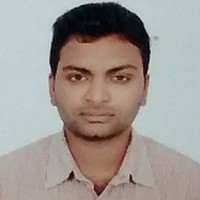
#> input picture Datasets/OpenCv-Python-Examples/Face detection/my-sir-image.jpeg, 200 x 200 px
$ jupyter execute Face-Detection.ipynb   (text cells are left out)
#> lines starting #> are read from the running program, lines starting #| are printed output that depends on the picture; after the words box and inside, x2 and y2 are one past the last pixel; in counts of white or black regions, pixels touching at a corner belong together
[cell 1]
# !pip install opencv-python

[cell 2]
import cv2

[cell 3]
face_cascade=cv2.CascadeClassifier('haarcascade_frontalface_default.xml')

[cell 4]
img=cv2.imread(r'my-sir-image.jpeg', cv2.COLOR_BGR2GRAY)
#> img is the input picture: shape (200, 200, 3); mean B, G, R 145.8, 150.8, 158
img

[cell 5]
cv2.imshow("image",img)  # open a new window to show the image
cv2.waitKey(0)          # if you want to close the image press 0
cv2.destroyAllWindows() # the window will be closed

[cell 6]
# all together
# we are reading an image
# we are showing the imgage
# we are applying a wait key
# we are closing the image
img=cv2.imread('my-sir-image.jpeg', cv2.COLOR_BGR2GRAY)

cv2.imshow("image",img)  # open a new window to show the image
cv2.waitKey(0)          # if you want to close the image press 0
cv2.destroyAllWindows()

[cell 7]
img=cv2.imread('my-sir-image.jpeg',
               cv2.COLOR_BGR2GRAY)

start_window=(40,40)
end_window= (120,160)
color=(0,0,255)
thikness=5
rec_image=cv2.rectangle(img,
              start_window,
              end_window,
              color,
              thikness)
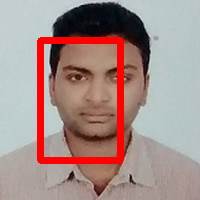
#> rec_image: shape (200, 200, 3); mean B, G, R 137.1, 141.5, 165

cv2.imshow("image",rec_image)

cv2.waitKey(0)
cv2.destroyAllWindows()

# This is the problem
# we need to provide correct values of start window and end window

[cell 8]
img=cv2.imread('my-sir-image.jpeg',cv2.COLOR_BGR2GRAY)
face_cascade=cv2.CascadeClassifier('haarcascade_frontalface_default.xml')
faces=face_cascade.detectMultiScale(img,1.1,4)
#> faces = [[39, 32, 118, 118]]
print(faces)
#| [[ 39  32 118 118]]
for (x,y,w,h) in faces:
    print(x,y)
    print(w,h)
    cv2.rectangle(img,(x,y),(x+w,y+h),(0,0,255),3)   # B G  R  Red Is ON
#> this loop made 1 pass
#| 39 32
#| 118 118
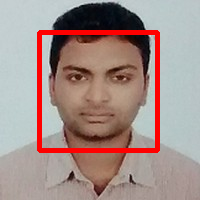
#> img: shape (200, 200, 3); 5.87% of pixels changed, all inside (x1, y1, x2, y2) = (37, 30, 160, 153)

[cell 9]
cv2.imshow('image',img)
cv2.waitKey(0)
cv2.destroyAllWindows()

[cell 10]
#face_cascade = cv2.CascadeClassifier(cv2.data.haarcascades + 'haarcascade_frontalface_default.xml')
#eye_cascade = cv2.CascadeClassifier(cv2.data.haarcascades + 'haarcascade_eye.xml')

[cell 11]
cap=cv2.VideoCapture(0)
face_cascade=cv2.CascadeClassifier('haarcascade_frontalface_default.xml')
while cap.isOpened():
    has_frame,frame=cap.read()
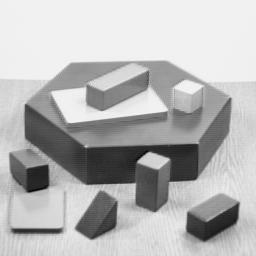
#> input picture Datasets/OpenCv-Python-Examples/images/blox.jpg, 256 x 256 px, given in place of the camera
#> frame is the input picture: shape (256, 256, 3); min 0, max 252, mean 182.8
    imag=cv2.cvtColor(frame,cv2.COLOR_BGR2GRAY)
    faces=face_cascade.detectMultiScale(frame,1.1,4)
#> faces = ()
    for (x,y,w,h) in faces:
        cv2.rectangle(imag,(x,y),(x+h,y+w),(255,0,0),3)
#> this loop made 0 passes
    cv2.imshow('image',imag)
    if cv2.waitKey(1) & 0xFF== ord('q'):
#> (key q is pressed here)
        break
cap.release()
cv2.destroyAllWindows()

[cell 12]
import cv2
eye_cascade=cv2.CascadeClassifier('haarcascade_eye.xml')
face_cascade=cv2.CascadeClassifier('haarcascade_frontalface_default.xml')

[cell 13]
img=cv2.imread('C:\\Users\\omkar\\OneDrive\\Documents\\Data science\\Naresh IT\\Data science\\Batch-1_May3\\DL\\Python codes\\my.jpg',
               cv2.COLOR_BGR2GRAY)

[cell 14]
cap=cv2.VideoCapture(0)
while True:
    has_frame,frame=cap.read()
    gray=cv2.cvtColor(frame,cv2.COLOR_BGR2GRAY)
    faces=face_cascade.detectMultiScale(gray,1.3,5)
    for (x,y,w,h) in faces:
        cv2.rectangle(frame,(x,y),(x+w,y+h),(255,0,0),2)
        roi_gray=gray[y:y+h,x:x+w] #region of the image
        roi_color=frame[y:y+h,x:x+w]
        eyes=eye_cascade.detectMultiScale(roi_gray)
        for (e_x,e_y,e_w,e_h) in eyes:
            cv2.rectangle(roi_color,(e_x,e_y),(e_x+e_w,e_y+e_h),(0,255,0),2)
    cv2.imshow('imag',frame)
    if cv2.waitKey(1) & 0xFF==ord('q'):
#> (key q is pressed here)
        break
cap.release()
cv2.destroyAllWindows()

[cell 15]
import cv2

width = 800
height = 400

# load the image, resize it, and convert it to grayscale
image = cv2.imread("Car_Plate.jpg")
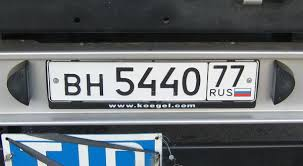
#> input picture Datasets/OpenCv-Python-Examples/Face detection/Car_Plate.jpg, 303 x 166 px
#> image is the input picture: shape (166, 303, 3); mean B, G, R 112.4, 108.2, 102.3
image = cv2.resize(image, (width, height))
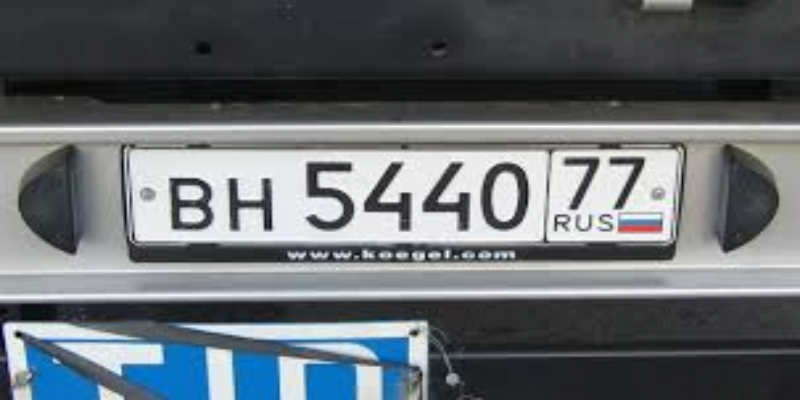
#> image: shape (400, 800, 3); mean B, G, R 112.3, 108.1, 102.2
gray = cv2.cvtColor(image, cv2.COLOR_BGR2GRAY)
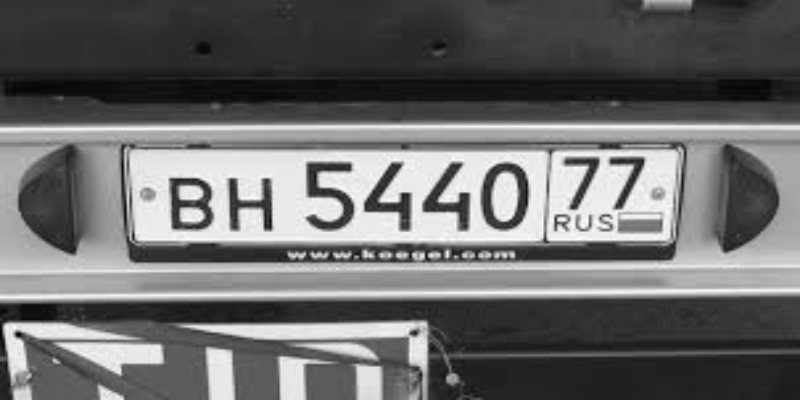
#> gray: shape (400, 800); min 2, max 253, mean 106.8

# load the number plate detector
n_plate_detector = cv2.CascadeClassifier("haarcascade_russian_plate_number.xml")

# detect the number plates in the grayscale image
detections = n_plate_detector.detectMultiScale(gray, scaleFactor=1.05, minNeighbors=7)
#> detections = [[134, 78, 602, 201]]

# loop over the number plate bounding boxes
for (x, y, w, h) in detections:
    # draw a rectangle around the number plate
    cv2.rectangle(image, (x, y), (x + w, y + h), (0, 255, 255), 2)
    cv2.putText(image, "Number plate detected", (x - 20, y - 10),
                cv2.FONT_HERSHEY_COMPLEX, 0.5, (0, 255, 255), 2)

    # extract the number plate from the grayscale image
    number_plate = gray[y:y + h, x:x + w]
    cv2.imshow("Number plate", number_plate)
#> this loop made 1 pass
#> pass 1, `number_plate = gray[y:y + h, x:x + w]`:
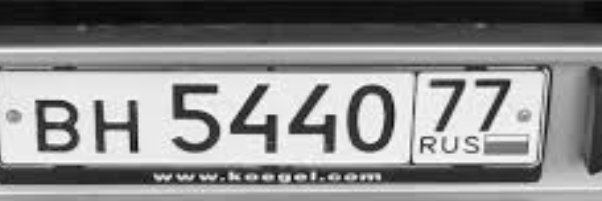
#> number_plate: shape (201, 602); min 5, max 253, mean 139.8
#> after the loop:
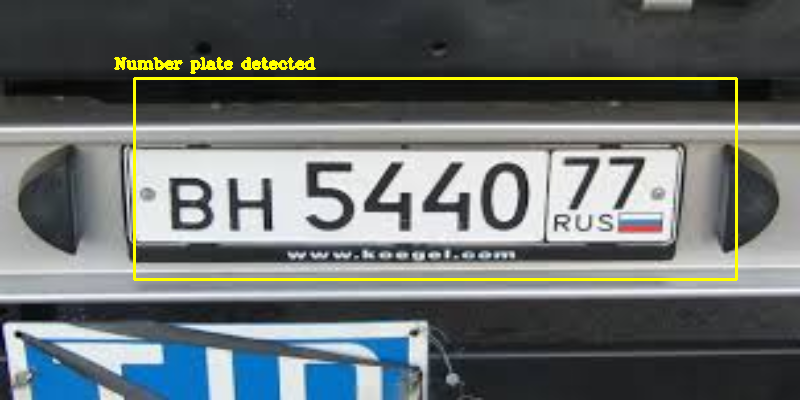
#> image: shape (400, 800, 3); 1.96% of pixels changed, all inside (x1, y1, x2, y2) = (114, 57, 738, 281)

cv2.imshow("Number plate detection", image)
cv2.waitKey(0)
cv2.destroyAllWindows()

[cell 16]
import nltk
nltk.download()
#> (this line was passed over: nltk is not available in this run)
